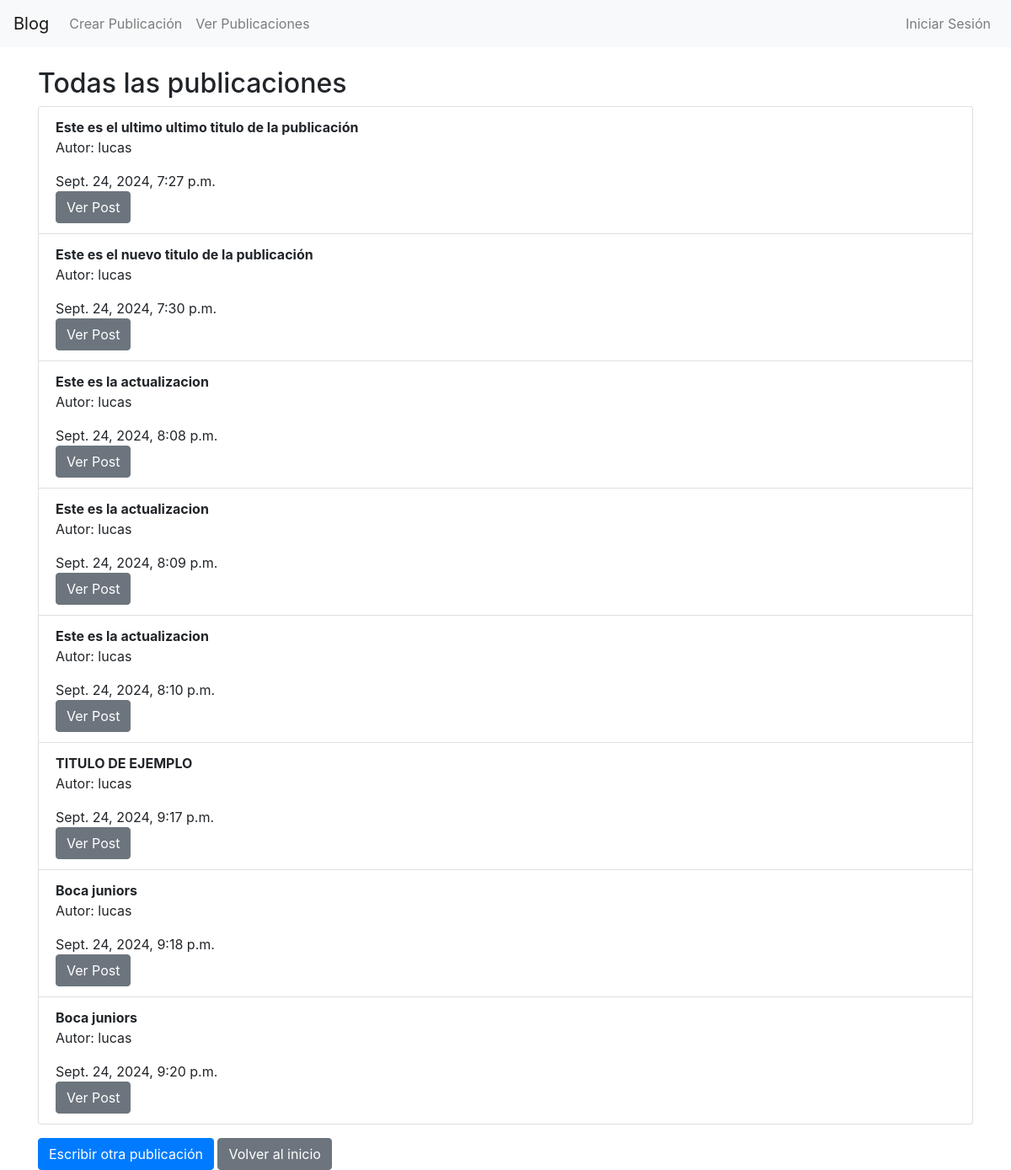
Page /listar/ on the earlier database version.
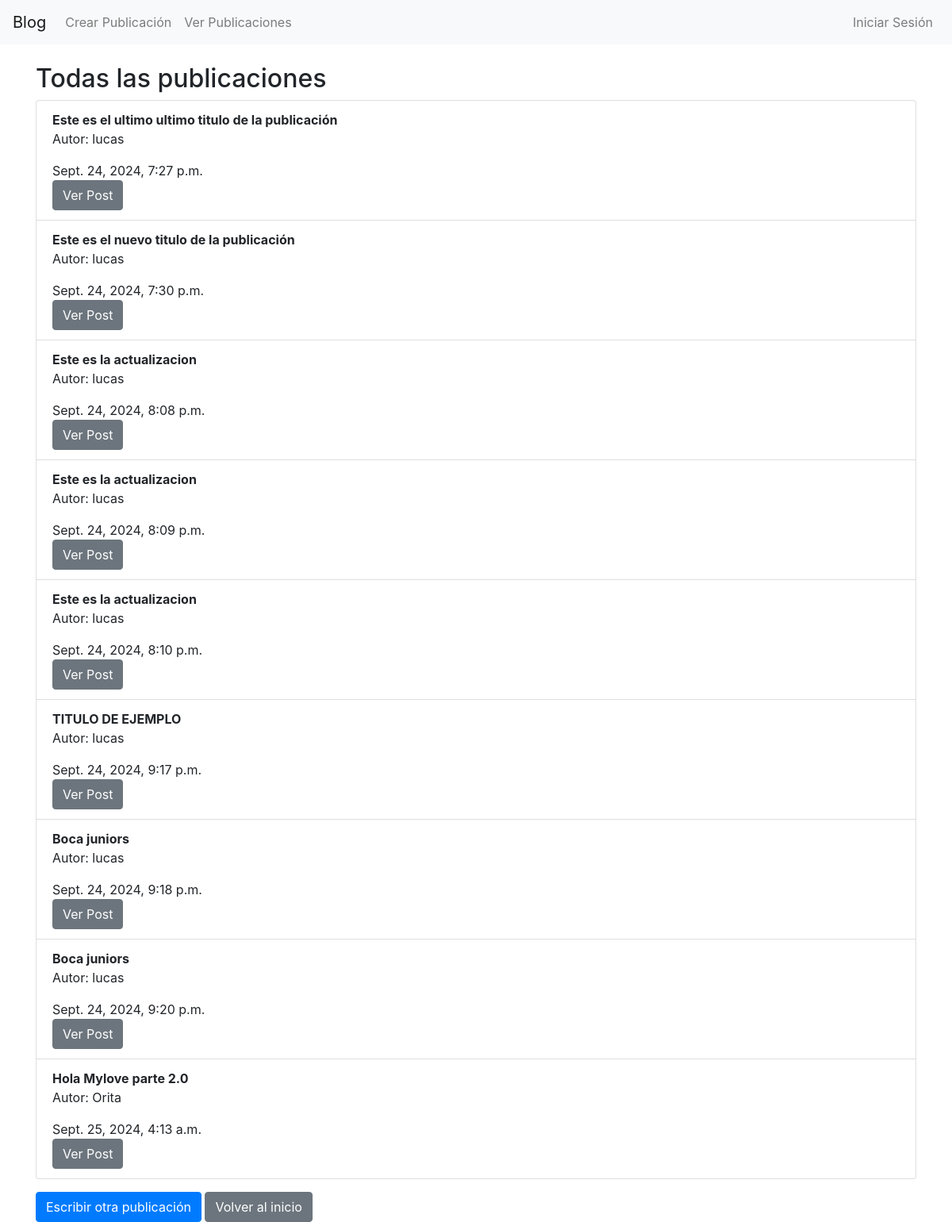
Same page on the later database version.
### post/models.py (models this page shows, shortened)
class Post(models.Model):
    titulo = models.CharField(max_length=255)
    contenido = models.TextField()
    fecha_publicacion = models.DateTimeField(auto_now_add=True)
    autor = models.ForeignKey(User, on_delete=models.CASCADE)

### post/views.py (the view)
# urls.py: path('listar/', views.listar_post, name='listar_post'),
def listar_post(request):
    publicaciones = Post.objects.all()
    return render(request, 'listar_post.html', {'publicaciones': publicaciones})

### post/templates/listar_post.html
{% extends 'base.html' %}
{% block content %}
    <h2>Todas las publicaciones</h2>
    {% if publicaciones %}
        <ul class="list-group">
            {% for publicacion in publicaciones %}
                <li class="list-group-item">
                    <strong>{{ publicacion.titulo }}</strong>
                    <p>Autor: {{ publicacion.autor}}</p>
                    <span>{{ publicacion.fecha_publicacion }}</span><br>
                    <a href="{% url 'detalle_post' publicacion.id %}" class="btn btn-secondary" style="height: min-content;">Ver Post</a>
                </li>
            {% endfor %}
        </ul>
    {% else %}
        <p>No hay publicaciones aún.</p>
    {% endif %}
    <a href="{% url 'crear_publicacion' %}" class="btn btn-primary mt-3">Escribir otra publicación</a>
    <a href="{% url 'inicio_view' %}" class="btn btn-secondary mt-3">Volver al inicio</a>
{% endblock %}

Differences in the rows shown:
added Post: titulo "Hola Mylove parte 2.0", autor "Orita", fecha_publicacion "Sept. 25, 2024, 4:13 a.m."
